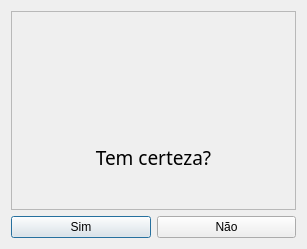
<?xml version="1.0" encoding="UTF-8"?>
<ui version="4.0">
 <class>Dialog</class>
 <widget class="QDialog" name="Dialog">
  <property name="enabled">
   <bool>true</bool>
  </property>
  <property name="geometry">
   <rect>
    <x>0</x>
    <y>0</y>
    <width>307</width>
    <height>249</height>
   </rect>
  </property>
  <property name="windowTitle">
   <string>Mensagem</string>
  </property>
  <layout class="QGridLayout" name="gridLayout">
   <item row="2" column="0">
    <widget class="QPushButton" name="BT_Sim">
     <property name="text">
      <string>Sim</string>
     </property>
    </widget>
   </item>
   <item row="2" column="1">
    <widget class="QPushButton" name="BT_Nao">
     <property name="text">
      <string>Não</string>
     </property>
    </widget>
   </item>
   <item row="0" column="0" colspan="2">
    <widget class="QFrame" name="frame">
     <property name="frameShape">
      <enum>QFrame::StyledPanel</enum>
     </property>
     <property name="frameShadow">
      <enum>QFrame::Raised</enum>
     </property>
     <layout class="QVBoxLayout" name="verticalLayout_2">
      <item>
       <widget class="QLabel" name="Ico_atencao">
        <property name="text">
         <string/>
        </property>
        <property name="textFormat">
         <enum>Qt::AutoText</enum>
        </property>
        <property name="pixmap">
         <pixmap>../Arte/notice_attention_icon_153872.ico</pixmap>
        </property>
        <property name="scaledContents">
         <bool>false</bool>
        </property>
        <property name="alignment">
         <set>Qt::AlignCenter</set>
        </property>
       </widget>
      </item>
      <item>
       <widget class="QLabel" name="TX_Atencao">
        <property name="font">
         <font>
          <family>Marlboro</family>
          <pointsize>14</pointsize>
         </font>
        </property>
        <property name="text">
         <string>Tem certeza?</string>
        </property>
        <property name="alignment">
         <set>Qt::AlignCenter</set>
        </property>
       </widget>
      </item>
     </layout>
    </widget>
   </item>
  </layout>
 </widget>
 <tabstops>
  <tabstop>BT_Sim</tabstop>
  <tabstop>BT_Nao</tabstop>
 </tabstops>
 <resources/>
 <connections/>
</ui>
